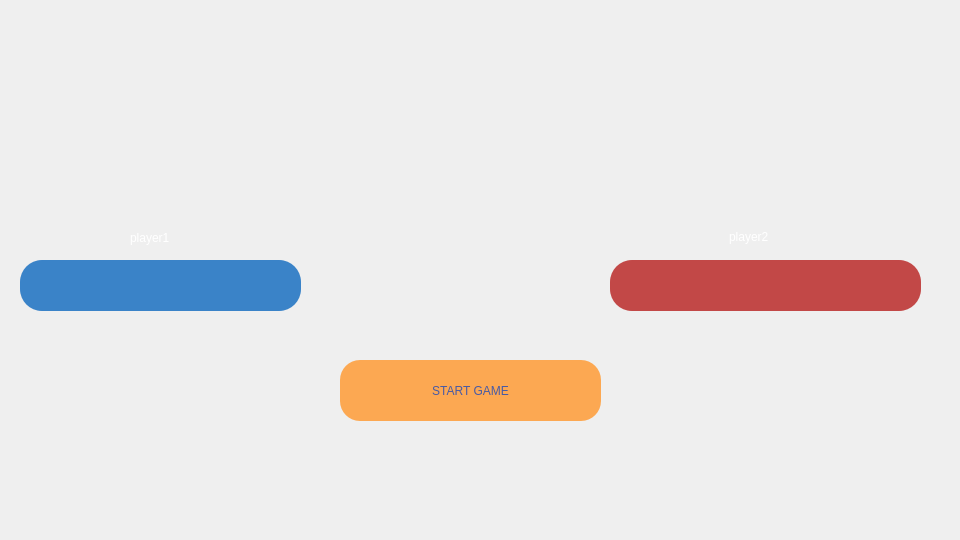
<?xml version="1.0" encoding="UTF-8"?>
<ui version="4.0">
 <class>gameWindow</class>
 <widget class="QWidget" name="gameWindow">
  <property name="geometry">
   <rect>
    <x>0</x>
    <y>0</y>
    <width>960</width>
    <height>540</height>
   </rect>
  </property>
  <property name="minimumSize">
   <size>
    <width>960</width>
    <height>540</height>
   </size>
  </property>
  <property name="maximumSize">
   <size>
    <width>960</width>
    <height>540</height>
   </size>
  </property>
  <property name="windowTitle">
   <string>TacticalMonsters</string>
  </property>
  <property name="styleSheet">
   <string notr="true"/>
  </property>
  <widget class="QWidget" name="widget" native="true">
   <property name="geometry">
    <rect>
     <x>0</x>
     <y>0</y>
     <width>960</width>
     <height>540</height>
    </rect>
   </property>
   <property name="minimumSize">
    <size>
     <width>960</width>
     <height>540</height>
    </size>
   </property>
   <property name="maximumSize">
    <size>
     <width>960</width>
     <height>540</height>
    </size>
   </property>
   <property name="styleSheet">
    <string notr="true">#widget{
background-image:url(&quot;:/src/images/game_win_bg.jpg&quot;);
}</string>
   </property>
   <widget class="QLabel" name="label_2">
    <property name="geometry">
     <rect>
      <x>729</x>
      <y>216</y>
      <width>71</width>
      <height>41</height>
     </rect>
    </property>
    <property name="styleSheet">
     <string notr="true">#label_2{
font: 28pt &quot;Niagara Engraved&quot;;
color:#ffffff;
}</string>
    </property>
    <property name="text">
     <string>player2</string>
    </property>
   </widget>
   <widget class="QLabel" name="label">
    <property name="geometry">
     <rect>
      <x>130</x>
      <y>217</y>
      <width>71</width>
      <height>41</height>
     </rect>
    </property>
    <property name="styleSheet">
     <string notr="true">#label{
font: 28pt &quot;Niagara Engraved&quot;;
color:#ffffff;
}</string>
    </property>
    <property name="text">
     <string>player1</string>
    </property>
   </widget>
   <widget class="QPushButton" name="startGameButton">
    <property name="geometry">
     <rect>
      <x>340</x>
      <y>360</y>
      <width>261</width>
      <height>61</height>
     </rect>
    </property>
    <property name="styleSheet">
     <string notr="true">QPushButton{
	background-color: #fca852;
	color: #485aa4;
	border-radius: 20px;
	font: 28pt &quot;Niagara Engraved&quot;;
}
QPushButton:hover {
	background-color: #e69542; 
    }</string>
    </property>
    <property name="text">
     <string>START GAME</string>
    </property>
   </widget>
   <widget class="QPlainTextEdit" name="player2Name">
    <property name="geometry">
     <rect>
      <x>610</x>
      <y>260</y>
      <width>311</width>
      <height>51</height>
     </rect>
    </property>
    <property name="styleSheet">
     <string notr="true">#player2Name{
background-color:#c24847;
font: 28pt &quot;Niagara Engraved&quot;;
color:#ffffff;
border-radius:22px;
}</string>
    </property>
   </widget>
   <widget class="QPlainTextEdit" name="player1Name">
    <property name="geometry">
     <rect>
      <x>20</x>
      <y>260</y>
      <width>281</width>
      <height>51</height>
     </rect>
    </property>
    <property name="styleSheet">
     <string notr="true">#player1Name{
background-color:#3a83c8;
font: 28pt &quot;Niagara Engraved&quot;;
color:#ffffff;
border-radius:22px;
}</string>
    </property>
   </widget>
   <widget class="QLabel" name="label_3">
    <property name="geometry">
     <rect>
      <x>370</x>
      <y>450</y>
      <width>211</width>
      <height>41</height>
     </rect>
    </property>
    <property name="styleSheet">
     <string notr="true">#label_3{
font: 28pt &quot;Niagara Engraved&quot;;
color:#485aa4;
}</string>
    </property>
    <property name="text">
     <string/>
    </property>
   </widget>
  </widget>
 </widget>
 <resources/>
 <connections/>
</ui>
